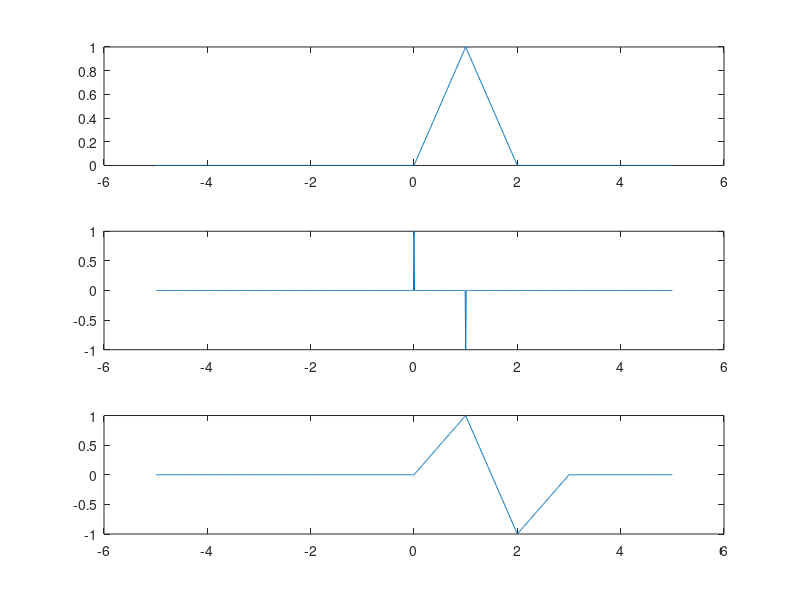

The MATLAB source for this figure:
t=-5:0.01:5;
t_idx=find(t==0)
for c=1:length(t)
    if(c>=find(t==0)&&c<=find(t==1))
        x(1,c)=(c-find(t==0))/100;
    elseif(c>find(t==1)&&c<=find(t==2))
        x(1,c)=(-c+find(t==2))/100;
    else
        x(1,c)=0;

    end
end

h=zeros(1,1001)
h(1,501)=1;
h(1,601)=-1;

y=conv(x,h,"same");

subplot(3,1,1); plot(t,x);

subplot(3,1,2); plot(t,h);

subplot(3,1,3); plot(t,y);
